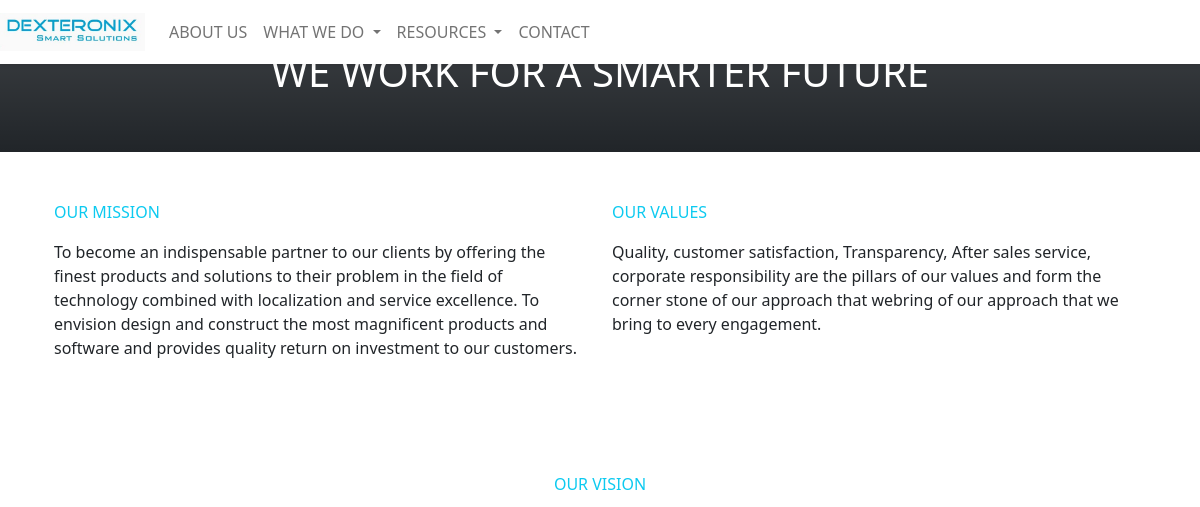
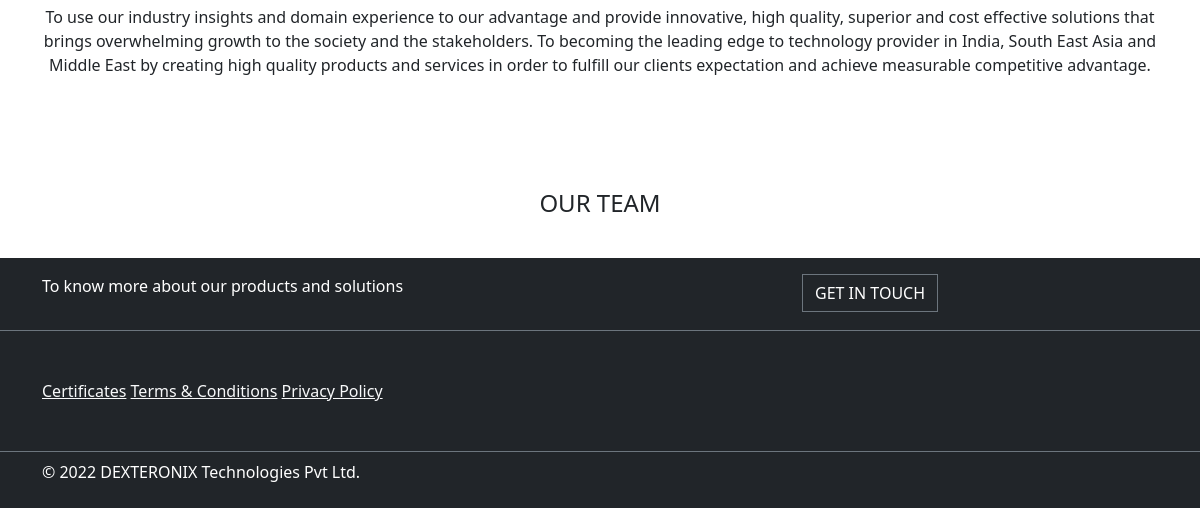
The app's page /about, older data (2 pictures, top to bottom).
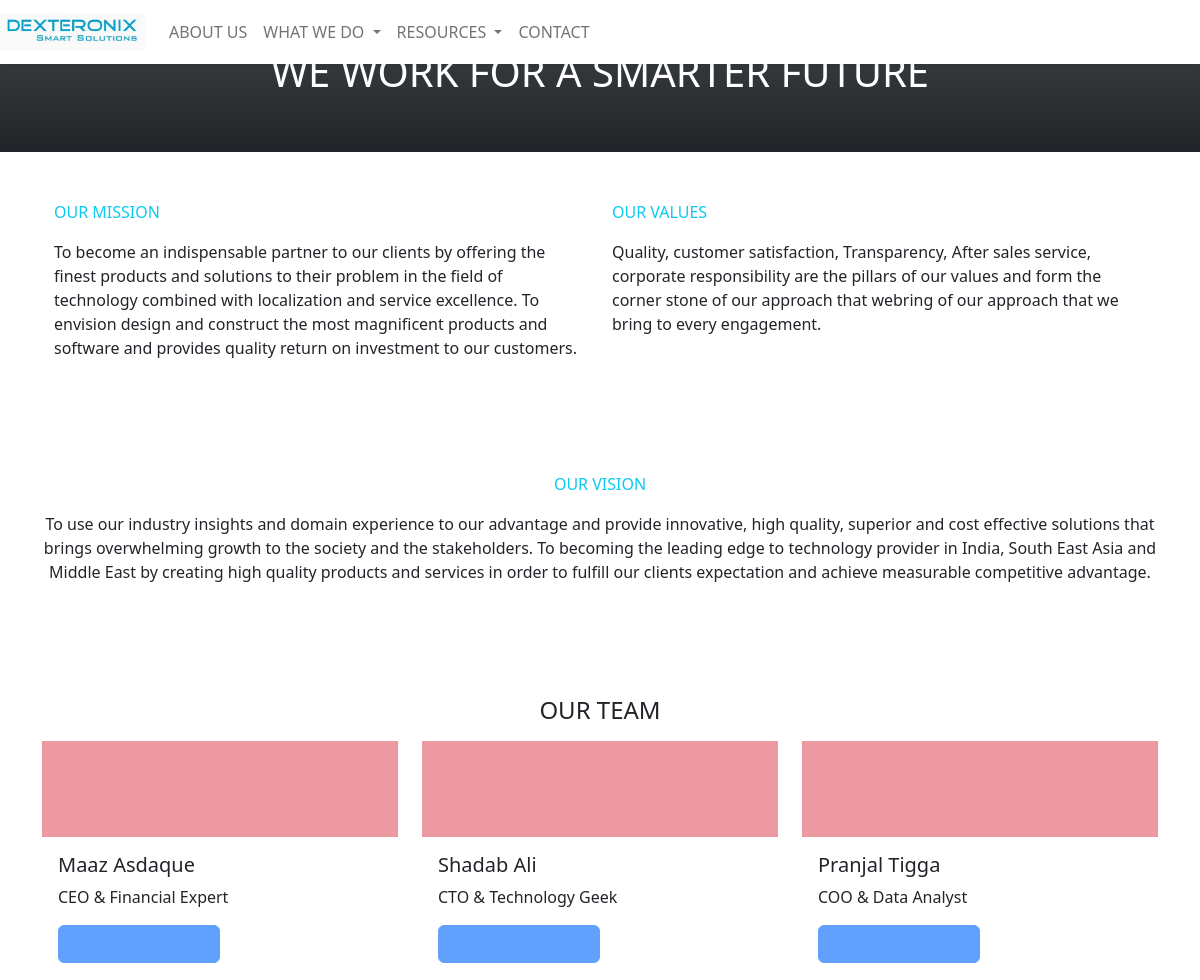
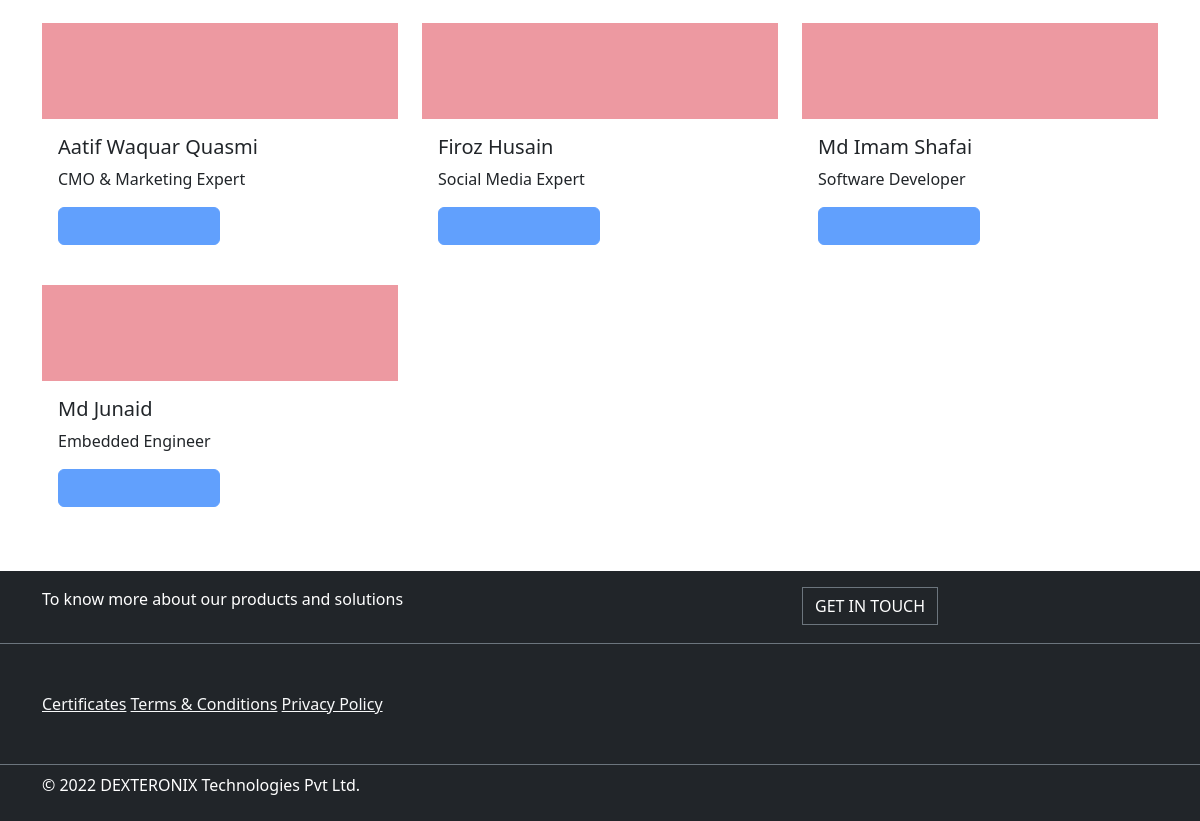
The same page, newer data (2 pictures, top to bottom).
### core/models.py (models this page shows, shortened)
class Team(models.Model):
	name = models.CharField(max_length=100)
	role = models.CharField(max_length=100)
	qualification = models.CharField(max_length=100,null=True,blank=True)
	description = models.TextField(max_length=250,blank=True,null=True)
	image = models.ImageField(null=True,blank=True)

### core/views.py (the view)
# urls.py: path('about', views.about,name="about"),
def about(request):
	team = Team.objects.all()
	context = {
	'page_title':'About | Dexteronix Technologies Pvt Ltd',
	'team':team,
	}
	return render(request,'about.html',context)

### core/templates/about.html (shortened to what this page needs)
{% extends './base.html' %}
{% block content %}
<section class="bg-dark bg-gradient">
	<div class="text-md-center py-5 text-white">
		<h1>WE WORK FOR A SMARTER FUTURE</h1>
	</div>
</section>
<section>
	<div class="container row py-5 mx-auto">
		<div class="col-md-6">
			<p class="text-info">OUR MISSION</p>
			<p>To become an indispensable partner to our clients by offering the finest products and solutions to their problem in the field of technology combined with localization and service excellence. To envision design and construct the most magnificent products and software and provides quality return on investment to our customers.</p>
		</div>
		<div class="col-md-6">
			<p class="text-info">OUR VALUES</p>
			<p>Quality, customer satisfaction, Transparency, After sales service, corporate responsibility are the pillars of our values  and form the corner stone of our approach that webring of our approach that we bring to every engagement.</p>
		</div>
	</div>
	<div class="container text-md-center py-5 mx-auto">
		<p class="text-info">OUR VISION</p>
		<div class="">
			<p>
				To use our industry insights and domain experience to our advantage and provide innovative, high quality, superior and cost effective solutions that brings overwhelming growth to the society and the stakeholders. To becoming the leading edge to technology provider in India, South East Asia and Middle East by creating high quality products and services in order to fulfill our clients expectation and achieve measurable competitive advantage.
			</p>
		</div>
	</div>
</section>
<section>
	<div class="container py-5">
		<div class="text-md-center mb-3">
			<h4>OUR TEAM</h4>
		</div>
		<div class="row row-cols-1 row-cols-md-3 g-4">
			{% for member in team %}
			<div class="col">
				<div class="card border-0" aria-hidden="true">
					<span class="placeholder bg-danger col-12 py-5"></span>
					<div class="card-body">
						<h5 class="card-title">{{ member.name }}</h5>
						<p>{{ member.role }}</p>
						<a href="#" tabindex="-1" class="btn btn-primary disabled placeholder col-6"></a>
					</div>
				</div>
			</div>
			{% endfor %}
		</div>
	</div>
</section>
{% endblock %}

### core/templates/base.html (shortened to what this page needs)
{% load static %}
<!doctype html>
  <html lang="en">
  <head>
    <link href="{% static 'css/bootstrap.min.css' %}" rel="stylesheet">
  </head>
  <body>
    {% include 'nav.html' %}
    {% block content %}{% endblock %}
    {% include 'footer.html' %}
  </body>
  </html>

### core/templates/nav.html (shortened to what this page needs)
<nav class="navbar fixed-top shadow-sm navbar-expand-lg bg-white">
    <a class="navbar-brand" href="{% url 'home' %}"><img src="{{ MEDIA_PATH }}/media/logo.jpeg" class="img-fluid"  height="95" width="145"></a>
    <div class="collapse navbar-collapse" id="navbarNavDropdown">
      <ul class="navbar-nav justify-content-end">
        <li class="nav-item">
          <a class="nav-link" href="{% url 'about' %}">ABOUT US</a>
        </li>
        <li class="nav-item dropdown">
          <a class="nav-link dropdown-toggle" href="#" id="navbarDropdownMenuLink" role="button" data-bs-toggle="dropdown" aria-expanded="false">
            WHAT WE DO
          </a>
        </li>
        <li class="nav-item dropdown">
          <a class="nav-link dropdown-toggle" href="#" id="navbarDropdownMenuLink" role="button" data-bs-toggle="dropdown" aria-expanded="false">
            RESOURCES
          </a>
        </li>
        <li class="nav-item">
          <a class="nav-link" href="{% url 'contact' %}">CONTACT</a>
        </li>
      </ul>
    </div>
</nav>

### core/templates/footer.html
<footer class="">
	<div class="bg-dark py-3 text-white">
		<div class="container">
			<div class="row">
				<div class="col-md-8">
					<p class="">To know more about our products and solutions</p>
				</div>
				<div class="col-md-3">
					<button class="btn btn-dark border rounded-0 border-secondary">GET IN TOUCH</button>
				</div>
			</div>
		</div>
	</div>
	<div class="bg-dark border border-secondary border-start-0 border-end-0 py-5 text-white">
		<div class="container">
			<a href="" class="link-light">Certificates</a>
			<a href="" class="link-light">Terms & Conditions</a>
			<a href="" class="link-light">Privacy Policy</a>
	    </div>
	</div>
	<div class="bg-dark py-2 text-white">
		<div class="container">
			<p>© 2022 DEXTERONIX Technologies Pvt Ltd.</p>
		</div>
	</div>
</footer>

Row changes from the older to the newer data that the page shows:
added Team: name "Maaz Asdaque", role "CEO & Financial Expert"
added Team: name "Shadab Ali", role "CTO & Technology Geek"
added Team: name "Pranjal Tigga", role "COO & Data Analyst"
added Team: name "Aatif Waquar Quasmi", role "CMO & Marketing Expert"
added Team: name "Firoz Husain", role "Social Media Expert"
added Team: name "Md Imam Shafai", role "Software Developer"
added Team: name "Md Junaid", role "Embedded Engineer"
